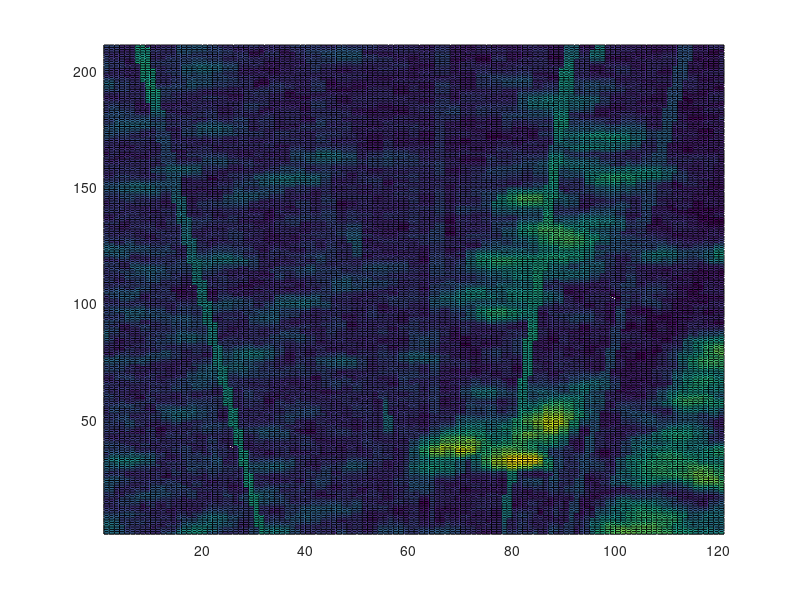

Write the MATLAB code that produced this figure.
clear; close all; clc;
%% Data load
load car_temp.mat;
img = img_cut;
figure(1)
set(gcf, 'position', [300 0 121*4 211*4]);
surf(img(:, :, 60))
xlim([1 121]); ylim([1 211]);
view(2)
%% Variable setting
g = 9.81;
h = 30;
dt = 1.43;

[Ny, Nx, Nt] = size(img);

Lx = 360;
Ly = 630;
Lt = Nt*dt;

kx = 0 : 1/Lx : (Nx-1)/Lx;      kx = kx - kx(round(end/2)+1);       kx = 2*pi*kx;
ky = 0 : 1/Ly : (Ny-1)/Ly;      ky = ky - ky(round(end/2)+1);       ky = 2*pi*ky;
w = 0 : 1/Lt : (Nt-1)/Lt;       w = w - w(round(end/2)+1);          w = 2*pi*w;
[Kx, Ky, W] = meshgrid(kx, ky, w);
Kx = single(Kx);    Ky = single(Ky);    W = single(W);
K = sqrt(Kx.^2 + Ky.^2);
%% Image normalisation
% 각 픽셀에 대하여 시간에 대한 평균 값을 감산해줌
norm_factor = mean(img, 3);
img_norm = zeros(Ny, Nx, Nt);
for i = 1:Nt
    img_norm(:, :, i) = img(:, :, i) - norm_factor;
end
%% Window function
window_K = hann(Ny) * hann(Nx)';
window_T = hann(Nt);
window = zeros(Ny, Nx, Nt);
for i = 1:Nt
    window(:, :, i) = window_K * window_T(i);
end
img_wind = img_norm .* window;
%% 3D FFT
image_spectrum_3D = fftn(img_wind);
image_spectrum_3D = fftshift(image_spectrum_3D);
image_spectrum_3D = abs(image_spectrum_3D / Ny / Nx / Nt).^2;
%% High pass filter
W_HP = abs(w) >= 0.35; %0.1885;
K_HP = K(:, :, 1) >= 0.03; %0.0112;
img_spectrum_HPF = zeros(Ny, Nx, Nt);
for i = 1:Nt
    img_spectrum_HPF(:, :, i) = image_spectrum_3D(:, :, i) .* K_HP * W_HP(i);
end
%% Determine current velocity
EKx2 = image_spectrum_3D .* Kx.^2;
EKy2 = image_spectrum_3D .* Ky.^2;
EKxKy = image_spectrum_3D .* Kx .* Ky;
Ex = image_spectrum_3D .* ( W - sqrt(g.*K).*Kx );
Ey = image_spectrum_3D .* ( W - sqrt(g.*K).*Ky );
EKx2 = sum(sum(sum(EKx2)));
EKy2 = sum(sum(sum(EKy2)));
EKxKy = sum(sum(sum(EKxKy)));
Ex = sum(sum(sum(Ex)));
Ey = sum(sum(sum(Ey)));
A = [EKx2 EKxKy
    EKxKy EKy2];
B = [Ex
    Ey];
U = A \ B;
Ux = abs(U(1));
Uy = abs(U(2));
%% BPF
criteria1 = sqrt(g.*K.*tanh(K.*h)) + Kx*Ux + Ky*Uy;
criteria2 = -sqrt(g.*K.*tanh(K.*h)) + Kx*Ux + Ky*Uy;
BPV = 2 * (Nt/32) * 2*pi/Lt;
idx = ~((criteria1 - BPV < W & W < criteria1 + BPV) | (criteria2 - BPV < W & W < criteria2 + BPV));
img_spectrum_BPF = image_spectrum_3D .* idx;